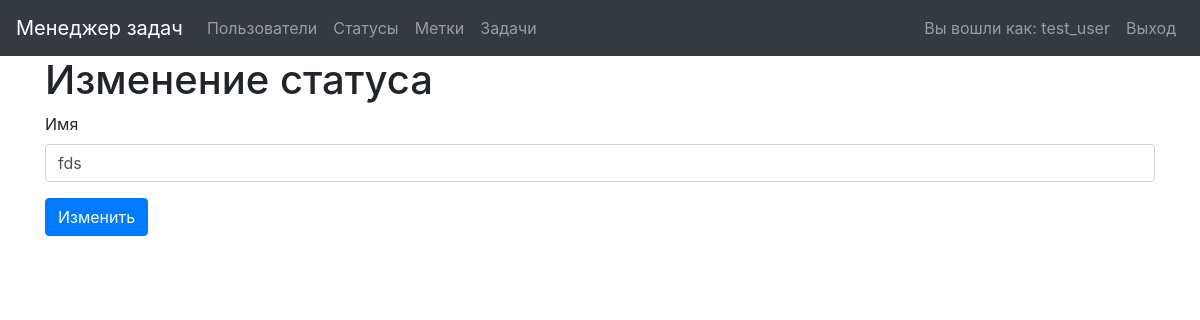
Page /statuses/1/update/ (signed in) on the earlier database version.
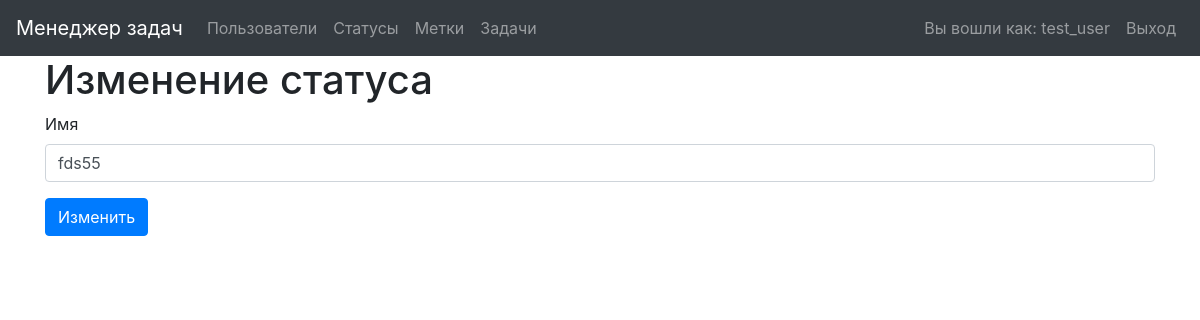
Same page on the later database version.
### task_manager/statuses/models.py (models this page shows, shortened)
class Status(models.Model):
    name = models.CharField(_('Name'), max_length=100, unique=True)
    created_at = models.DateTimeField(default=timezone.now)

### task_manager/statuses/views.py (the view)
# urls.py: path('<int:pk>/update/', views.UpdateStatus.as_view(),
class UpdateStatus(SuccessMessageMixin, LoginRequiredMixin, UpdateView):
    model = Status
    form_class = forms.StatusUpdateForm
    template_name = 'status/update_status.html'
    success_url = reverse_lazy('statuses_list')
    success_message = _('Status changed')

### task_manager/statuses/forms.py
class StatusUpdateForm(StatusCreateForm):
    class Meta:
        model = Status
        fields = ['name']

### task_manager/mixins.py (called while the page is built)
    def dispatch(self, request, *args, **kwargs):
        if not request.user.is_authenticated:
            messages.warning(request, _('You are not logged in'))
            return redirect(reverse('login'))
        return super().dispatch(request, *args, **kwargs)

### task_manager/templates/status/update_status.html (shortened to what this page needs)
{% extends "base.html" %}
{% block content %}
{% load bootstrap4 %}
{% load i18n %}
<div class="container wrapper flex-grow-1">
    <h1>{% translate "Update status" %}</h1>
<form action="{% url 'status_update' pk=status.id %}" method="post">
    {% bootstrap_form form %}
    <button type="submit" class="btn btn-primary">{% translate "Change data" %}</button>
</form>
</div>
{% endblock %}

Differences in the rows shown:
changed Status: name "fds" → "fds55"
